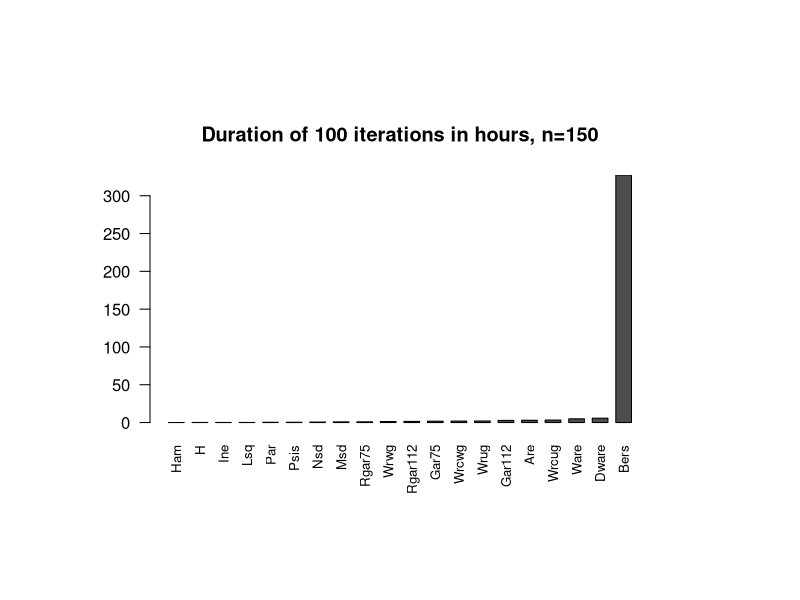
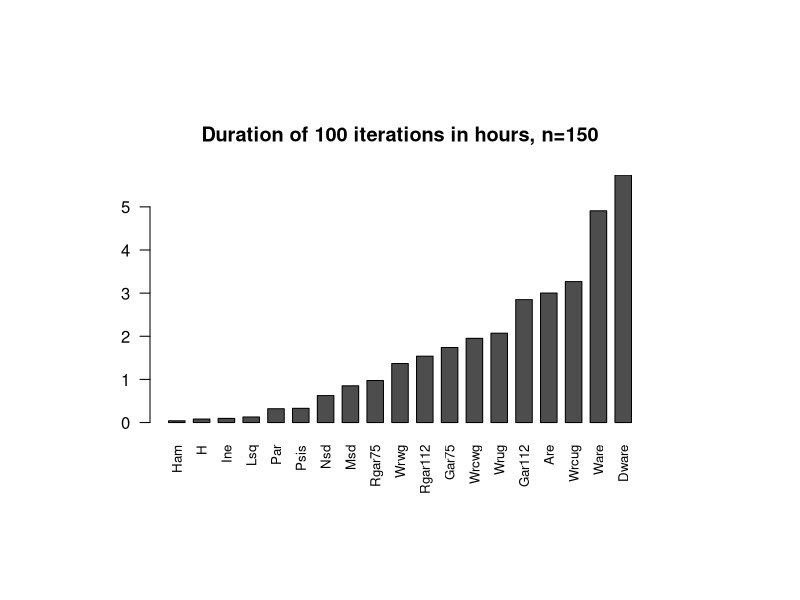
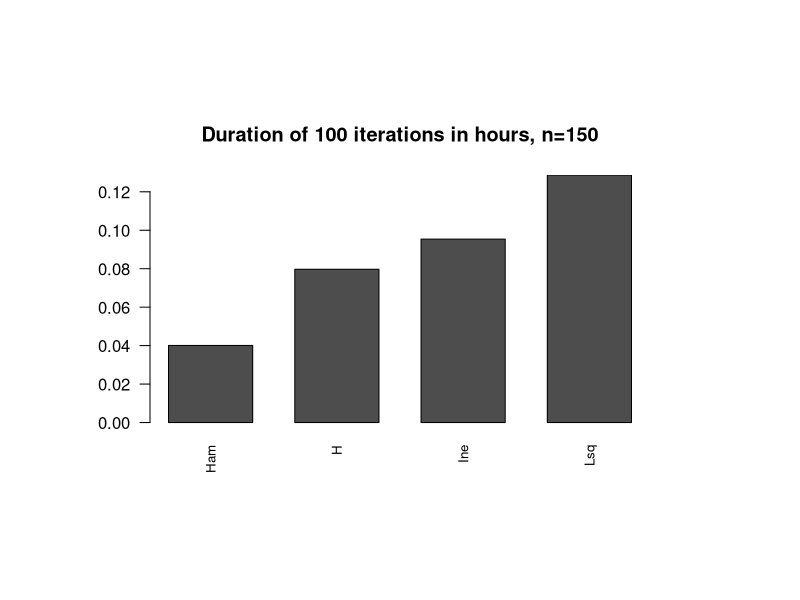
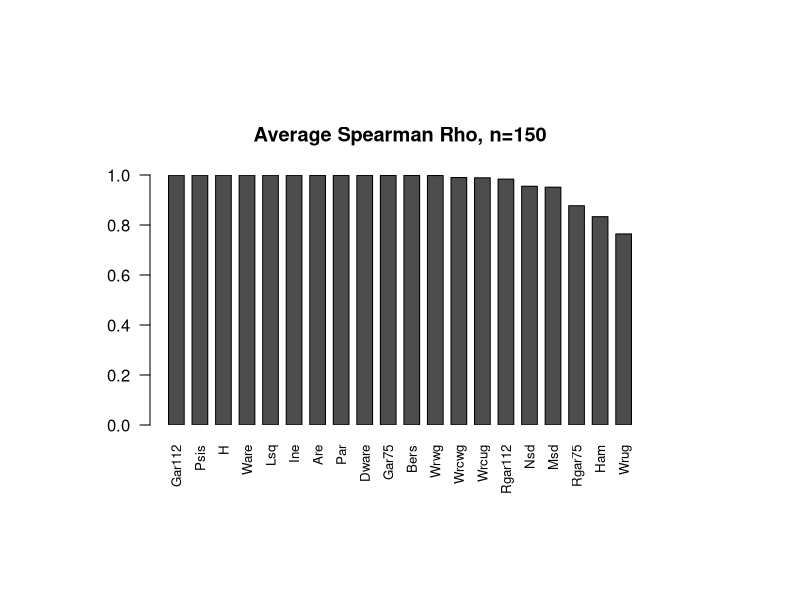
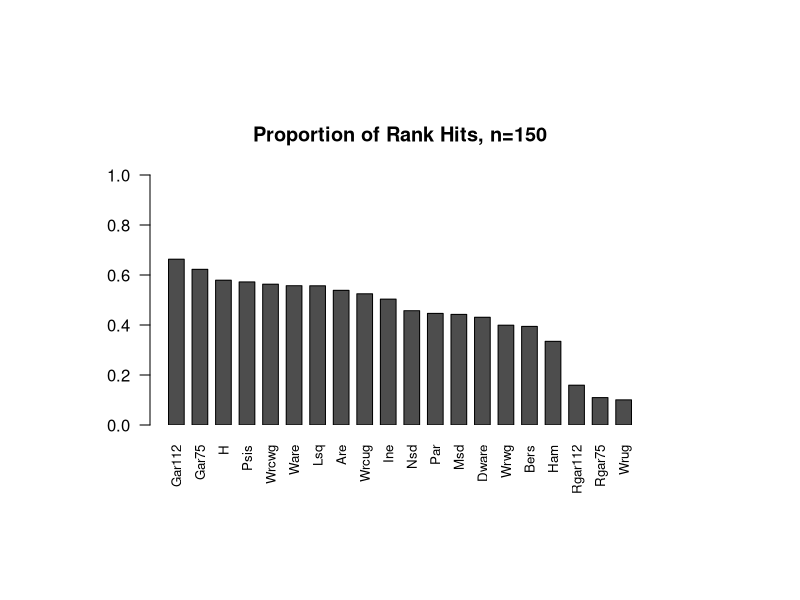

Write R code to recreate these figures, in order.
#!/usr/bin/R
# Bar Plots

setwd("./results/csv")

## R150
# Hours

y=read.csv("R150Hours.csv", header=FALSE)
f=t(as.vector(y$V1))
x=t(as.matrix(y$V2))
colnames(x) <- f

pdf("R150Hours.pdf")
par(pin=c(5, 2.5)) 
par(las=2) 
barplot(x,   main="Duration of 100 iterations in hours, n=150", xlab="", xpd=FALSE, cex.names=0.8, horiz=FALSE, space=0.5)  
dev.off()

# Hours2

y=read.csv("R150Hours2.csv", header=FALSE)
f=t(as.vector(y$V1))
x=t(as.matrix(y$V2))
colnames(x) <- f

pdf("R150Hours2.pdf")
par(pin=c(5, 2.5)) 
par(las=2) 
barplot(x,   main="Duration of 100 iterations in hours, n=150", xlab="", xpd=FALSE, cex.names=0.8, horiz=FALSE, space=0.5)  
dev.off()

# Hours3

y=read.csv("R150Hours3.csv", header=FALSE)
f=t(as.vector(y$V1))
x=t(as.matrix(y$V2))
colnames(x) <- f

pdf("R150Hours3.pdf")
par(pin=c(5, 2.5)) 
par(las=2) 
barplot(x,   main="Duration of 100 iterations in hours, n=150", xlab="", xpd=FALSE, cex.names=0.8, horiz=FALSE, space=0.5)  
dev.off()




# Rho

y=read.csv("R150Rho.csv", header=FALSE)
f=t(as.vector(y$V1))
x=t(as.matrix(y$V2))
colnames(x) <- f
x

pdf("R150Rho.pdf")
par(pin=c(5, 2.5)) 
par(las=2) 
barplot(x,   main="Average Spearman Rho, n=150", xlab="", ylim=c(0, 1), xpd=FALSE, cex.names=0.8, horiz=FALSE, space=0.5)  
dev.off()

# Rank Hits

y=read.csv("R150RankHits.csv", header=FALSE)
f=t(as.vector(y$V1))
x=t(as.matrix(y$V2))
colnames(x) <- f
x

pdf("R150RankHits.pdf")
par(pin=c(5, 2.5)) 
par(las=2) 
barplot(x,   main="Proportion of Rank Hits, n=150", xlab="", ylim=c(0,1), xpd=FALSE, cex.names=0.8, horiz=FALSE, space=0.5)  
dev.off()

setwd("../..")

